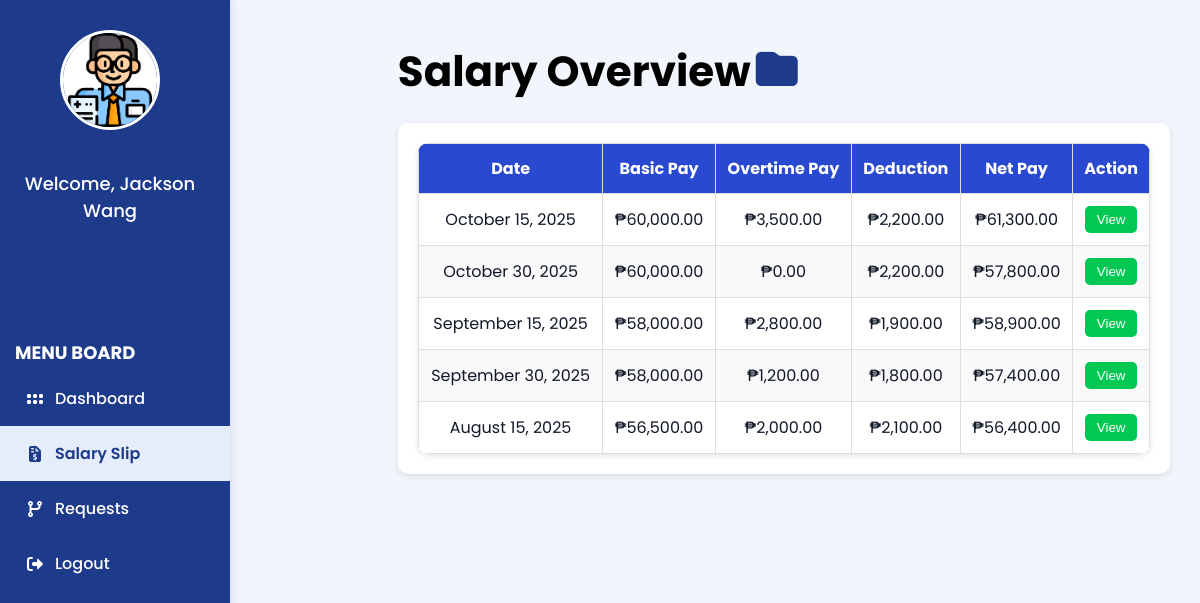
The page /Employee_SalarySlip.php on the database as committed earlier.
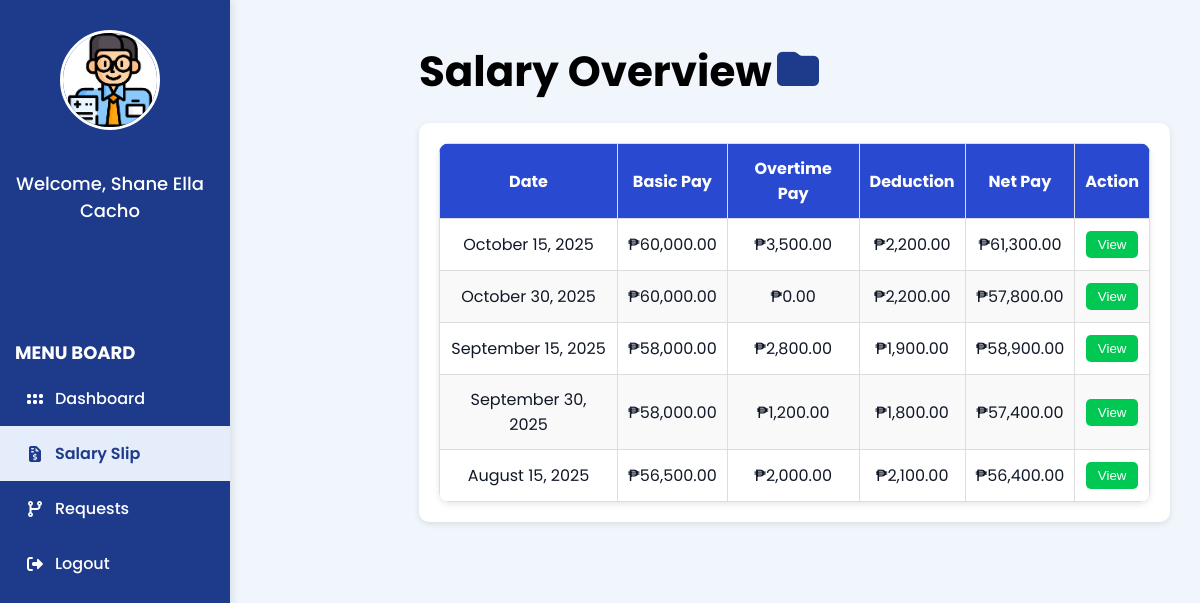
The same page on the database as committed later.
### tables this page shows
CREATE TABLE `user` (
  `user_id` varchar(100) NOT NULL,
  `applicant_employee_id` varchar(100) DEFAULT NULL,
  `email` varchar(100) NOT NULL,
  `password` varchar(255) NOT NULL,
  `role` varchar(50) NOT NULL,
  `fullname` varchar(150) NOT NULL,
  `status` varchar(20) NOT NULL,
  `created_at` datetime NOT NULL,
  `profile_pic` varchar(255) DEFAULT NULL,
  `reset_token` varchar(255) NOT NULL,
  `token_expiry` varchar(255) NOT NULL,
  `sub_role` varchar(50) DEFAULT NULL
);

### Employee_SalarySlip.php (the view, shortened to what this page needs)
<?php
require 'admin/db.connect.php';
$employeenameQuery = $conn->query("
    SELECT fullname
    FROM user
    WHERE role = 'Employee' AND (sub_role IS NULL OR sub_role != 'HR Manager')
");
if ($employeenameQuery && $row = $employeenameQuery->fetch_assoc()) {
    $employeename = $row['fullname'];
}
?>
<!DOCTYPE html>
<html lang="en">
<head>
  <link rel="stylesheet" href="manager-sidebar.css">
  <link rel="stylesheet" href="https://cdnjs.cloudflare.com/ajax/libs/font-awesome/7.0.1/css/all.min.css">
</head>
<body>
   <div class="sidebar">
    <div class="sidebar-logo">
        <a href="Employee_Profile.php">
            <img src="Images/profile.png" alt="Hospital Logo">
        </a>
        <div class="sidebar-name">
            <p><?php echo "Welcome, $employeename"; ?></p>
        </div>
    </div>
    <ul class="nav">
        <h4 class="menu-board-title">Menu Board</h4>
        <li ><a href="Employee_Dashboard.php"><i class="fa-solid fa-grip"></i> Dashboard</a></li>
        <li class="active"><a href="Employee_SalarySlip.php"><i class="fa-solid fa-file-invoice-dollar"></i> Salary Slip</a></li>
        <li><a href="Employee_Requests.php"><i class="fa-solid fa-code-branch"></i> Requests</a></li>
        <li><a href="Login.php"><i class="fa-solid fa-right-from-bracket"></i> Logout</a></li>
    </ul>
</div>
<main class="main-content">
  <div class="overview-page" id="overviewPage">
     <div class="table-title">
       <h2 style="color: black;">Salary Overview<i class="fa-solid fa-folder"></i> </h2>
      </div>
    <div class="table-container">
      <table class="salary-overview-table">
        <thead>
          <tr>
            <th>Date</th>
            <th>Basic Pay</th>
            <th>Overtime Pay</th>
            <th>Deduction</th>
            <th>Net Pay</th>
            <th>Action</th>
          </tr>
        </thead>
        <tbody>
          <tr>
            <td>October 15, 2025</td>
            <td>₱60,000.00</td>
            <td>₱3,500.00</td>
            <td>₱2,200.00</td>
            <td>₱61,300.00</td>
            <td><button class="btn-view" onclick="showDetails()">View</button></td>
          </tr>
          <tr>
            <td>October 30, 2025</td>
            <td>₱60,000.00</td>
            <td>₱0.00</td>
            <td>₱2,200.00</td>
            <td>₱57,800.00</td>
            <td><button class="btn-view" onclick="showDetails()">View</button></td>
          </tr>
          <tr>
            <td>September 15, 2025</td>
            <td>₱58,000.00</td>
            <td>₱2,800.00</td>
            <td>₱1,900.00</td>
            <td>₱58,900.00</td>
            <td><button class="btn-view" onclick="showDetails()">View</button></td>
          </tr>
          <tr>
            <td>September 30, 2025</td>
            <td>₱58,000.00</td>
            <td>₱1,200.00</td>
            <td>₱1,800.00</td>
            <td>₱57,400.00</td>
            <td><button class="btn-view" onclick="showDetails()">View</button></td>
          </tr>
          <tr>
            <td>August 15, 2025</td>
            <td>₱56,500.00</td>
            <td>₱2,000.00</td>
            <td>₱2,100.00</td>
            <td>₱56,400.00</td>
            <td><button class="btn-view" onclick="showDetails()">View</button></td>
          </tr>
        </tbody>
      </table>
    </div>
  </div>
  </main>
</body>
</html>

Rows that differ between the two databases and show on the page:
removed user: fullname "Jackson Wang"
added user: fullname "Shane Ella Cacho"
